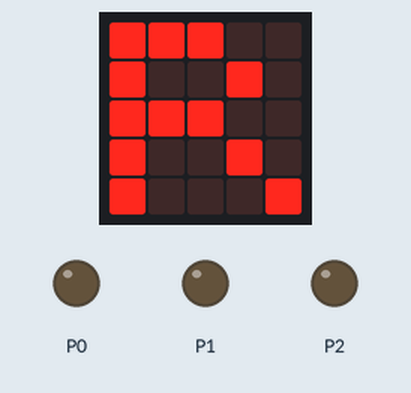
The program below on a simulated BBC micro:bit (MakeCode). On the bench: the board's 5×5 LED display, output pins drawn as LEDs (lit = HIGH).

Above: at 0.1 s.
At 6.3 s:
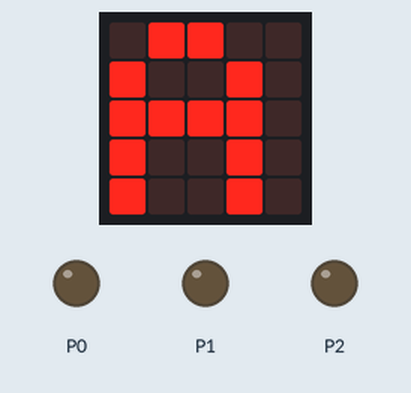
At 10.3 s:
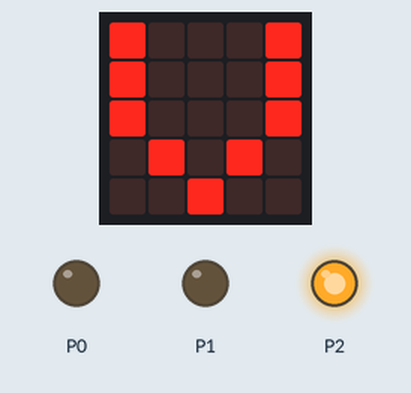
At 16.6 s:
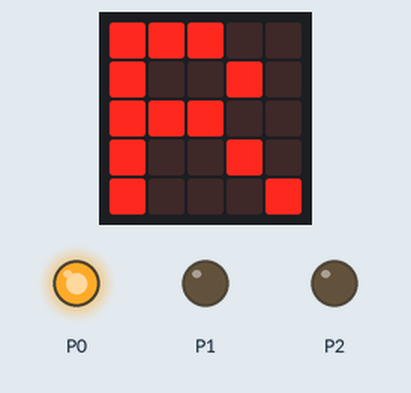
At 25.3 s:
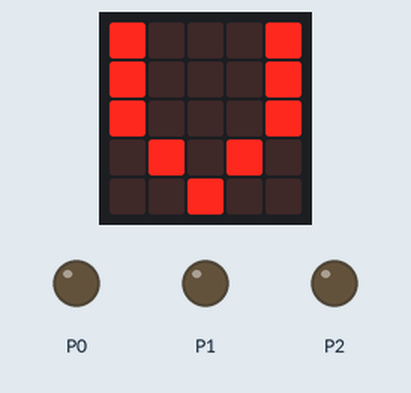
At 38.6 s:
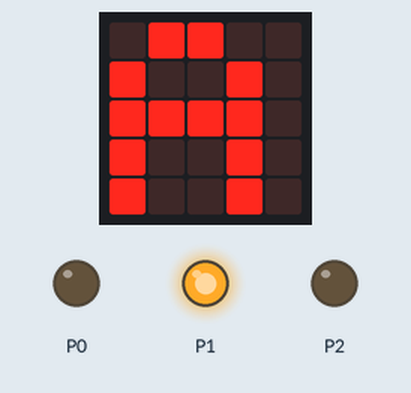
Timing chart, 0 to 40.0 s (numbered marks = the images above):
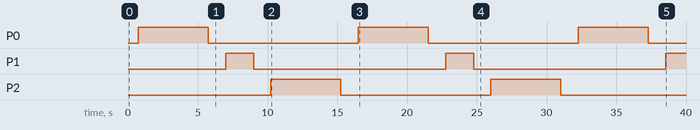

The program:

main.ts
```typescript
basic.forever(function () {
    basic.showString("R")
    pins.digitalWritePin(DigitalPin.P0, 1)
    basic.pause(5000)
    pins.digitalWritePin(DigitalPin.P0, 0)
    basic.pause(500)
    basic.showString("A")
    pins.digitalWritePin(DigitalPin.P1, 1)
    basic.pause(2000)
    pins.digitalWritePin(DigitalPin.P1, 0)
    basic.pause(500)
    basic.showString("V")
    pins.digitalWritePin(DigitalPin.P2, 1)
    basic.pause(5000)
    pins.digitalWritePin(DigitalPin.P2, 0)
    basic.pause(500)
})
```

test.ts
```typescript
// aquí va el archivo "tests"; esto no se compilará cuando este paquete se utilice como una extensión.
```

Measured:
- by itself, P0, P2: alternates HIGH for 5.0 s and LOW for 10.8 s
- by itself, P1: alternates HIGH for 2.0 s and LOW for 13.8 s
- what the display in image 1 shows lasts 3.2 s, from 6.3 s to 9.5 s
- what the display in image 2 shows lasts 6.3 s, from 9.5 s to 15.8 s
